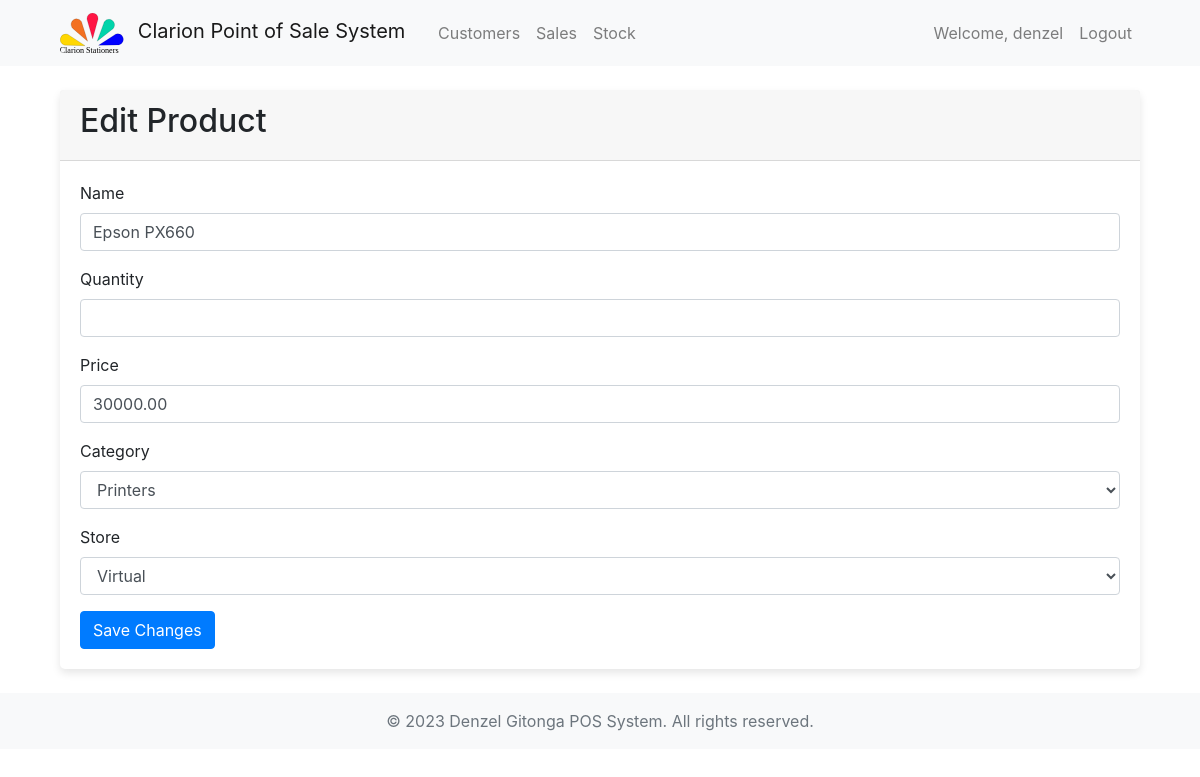
/inventory/product/update/4/ (signed in), run on the app's committed database.
### accounts/models.py (models this page shows, shortened)
class User(AbstractBaseUser, PermissionsMixin):
    username = models.CharField(max_length=255, unique=True)
    email = models.EmailField(max_length=255, unique=True)
    store = models.ForeignKey(Store, on_delete=models.CASCADE, related_name='stores', null=True, blank=True)
    phone_number = models.CharField(max_length=20, blank=True, null=True)
    full_name = models.CharField(max_length=255, blank=True, null=True)
    is_staff = models.BooleanField(default=False)
    is_active = models.BooleanField(default=True)
    groups = models.ManyToManyField(
        'auth.Group',
        blank=True,
        related_name='myuser_set',
        related_query_name='user',
    )
    user_permissions = models.ManyToManyField(
        'auth.Permission',
        blank=True,
        related_name='myuser_set',
        related_query_name='user',
    )
    objects = UserManager()
    USERNAME_FIELD = 'username'
    REQUIRED_FIELDS = ['email']

### inventory/models.py (models this page shows, shortened)
class Product(models.Model):
    category = models.ForeignKey(Category, on_delete=models.CASCADE, related_name='products')
    name = models.CharField(max_length=100)
    price = models.DecimalField(max_digits=10, decimal_places=2)
    pieces_per_carton = models.PositiveIntegerField()

class Category(models.Model):
    name = models.CharField(max_length=100)

### inventory/views.py (the view)
# urls.py: path('product/update/<int:pk>/', views.product_update, name='product_update'),
@staff_member_required(login_url='accounts:login')
def product_update(request, pk):
    product = get_object_or_404(Product, pk=pk)
    categories = Category.objects.all()  # Retrieve all categories
    stores = Store.objects.all()  # Retrieve all stores
    if request.method == 'POST':
        form = ProductForm(request.POST, instance=product)
        if form.is_valid():
            form.save()
            messages.success(request, "Product updated...")
            return redirect('inventory:product_list')
    else:
        form = ProductForm(instance=product)
    context = {
        'form': form,
        'product': product,
        'categories': categories,
        'stores': stores,
    }
    return render(request, 'admin/products/product_update.html', context)

### inventory/forms.py
class ProductForm(forms.ModelForm):
    class Meta:
        model = Product
        fields = '__all__'

### templates/admin/products/product_update.html (shortened to what this page needs)
{% extends 'common/base.html' %}
{% block content %}
<div class="container">
    <div class="card">
      <div class="card-header">
        <h2>Edit Product</h2>
      </div>
      <div class="card-body">
        <form method="POST">
          <div class="form-group">
            <label for="name">Name</label>
            <input type="text" class="form-control" id="name" name="name" value="{{ product.name }}" required>
          </div>
          <div class="form-group">
            <label for="quantity">Quantity</label>
            <input type="number" class="form-control" id="quantity" name="quantity" value="{{ product.quantity }}" required>
          </div>
          <div class="form-group">
            <label for="price">Price</label>
            <input type="number" class="form-control" id="price" name="price" value="{{ product.price }}" required>
          </div>
          <div class="form-group">
            <label for="category">Category</label>
            <select class="form-control" id="category" name="category" required>
              {% for category in categories %}
              <option value="{{ category.pk }}" {% if category.pk == product.category.pk %}selected{% endif %}>{{ category.name }}</option>
              {% endfor %}
            </select>
          </div>
          <div class="form-group">
            <label for="store">Store</label>
            <select class="form-control" id="store" name="store" required>
              {% for store in stores %}
              <option value="{{ store.pk }}" {% if store.pk == product.store.pk %}selected{% endif %}>{{ store.name }}</option>
              {% endfor %}
            </select>
          </div>
          <button type="submit" class="btn btn-primary">Save Changes</button>
        </form>
      </div>
    </div>
</div>
{% endblock %}

### templates/common/header.html (shortened to what this page needs)
{% load static %}
<header>
  <nav class="navbar navbar-expand-lg navbar-light bg-light">
      <div class="container">
        {% if user.is_authenticated and user.is_superuser %}
          <a class="navbar-brand col-md-2" href="{% url 'admin_dashboard:dashboard' %}">
              <img src="{% static 'images/logos/clarion_logo.svg' %}" alt="Logo" height="40" class="mr-2 rounded">
              Clarion Point of Sale System
          </a>
        {% endif %}
          <div class="collapse navbar-collapse justify-content-between col-md-8" id="navbarNav">
            {% if user.is_authenticated %}
              {% if user.is_superuser %}
                <ul class="navbar-nav">
                <li class="nav-item">
                  <a class="nav-link" href="{% url 'inventory:customers_list' %}">Customers</a>
                </li>
                <li class="nav-item">
                  <a class="nav-link" href="{% url 'sales:sales_list' %}">Sales</a>
                </li>
                <li class="nav-item">
                  <a class="nav-link" href="{% url 'inventory:store_stock' %}">Stock</a>
                </li>
                </ul>
                <ul class="navbar-nav ml-auto">
                  <li class="nav-item">
                    <a class="nav-link" href="#">
                      Welcome, {{ user.username }}
                    </a>
                  </li>
                  <li class="nav-item">
                    <a class="nav-link" href="{% url 'accounts:logout' %}">Logout</a>
                  </li>
                </ul>
              {% endif %}
            {% endif %}
          </div>
      </div>
  </nav>
</header>

### static/custom_css/styles.css (style rules this page uses)
.card { box-shadow: 0px 4px 8px rgba(0, 0, 0, 0.1); border: none; transition: 0.3s; border-radius: 5px; }

### data on the page
User: username "denzel"
Product: name "Epson PX660", price "30000.00", category "Printers"

### other printed values
form field store "Virtual"
